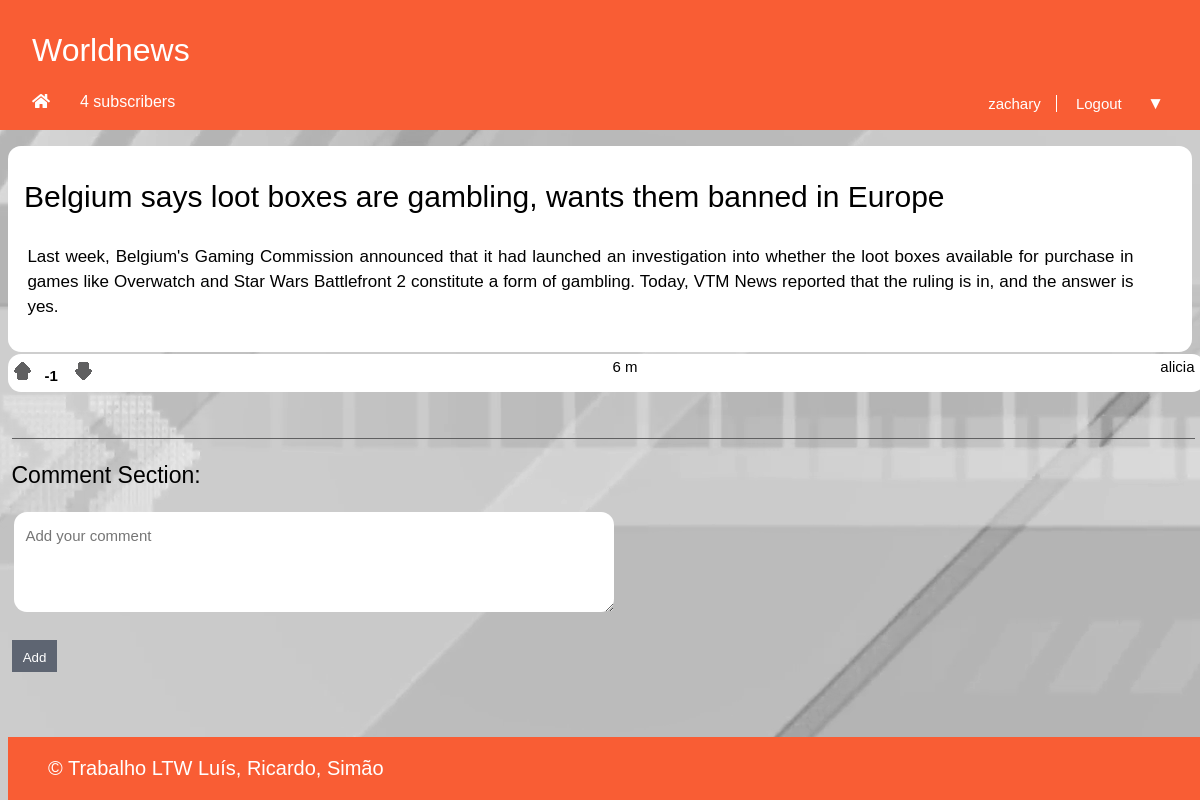
/pages/story.php?id=3 (signed in), run on the app's committed database.
### tables this page shows
CREATE TABLE Story (
  id INTEGER PRIMARY KEY,
  title VARCHAR,
  published INTEGER, -- date when the story was published in epoch format
  channel VARCHAR REFERENCES channel, -- comma separated tags
  author VARCHAR REFERENCES utilizer, -- who wrote the article
  points INTEGER DEFAULT 0,
  fulltext VARCHAR
);

### database/db_story.php (called while the page is built, shortened)
<?php
	function getStoryMainInfoById($storyId) {
		$db = Database::instance()->db();
		$correspondingStory = $db->prepare('SELECT * FROM Story WHERE id = ?');
		$correspondingStory->execute(array($storyId));
		return $correspondingStory->fetchAll();
	}
?>

### database/db_channel.php (called while the page is built, shortened)
<?php
	function getNumberOfSubscribers($channel)
	{
		$db = Database::instance()->db();
		$subscribers = $db->prepare('SELECT count(*) as subscribers FROM UserSubscriptions WHERE channel = ?');
		$subscribers->execute(array($channel));
		$subscribers = $subscribers->fetchAll();
		return $subscribers;
	}
?>

### templates/tpl_common.php (the view, shortened to what this page needs)
<?php
	include_once('tpl_story.php');
	include_once('../templates/tpl_sub.php');
	include_once('../database/db_story.php');
	include_once('../database/db_channel.php');
?>
<?php function draw_header($username, $channel, $title) { ?>
	<!DOCTYPE html>
	<html>
		<head>
			<link rel="stylesheet" href="../css/common.css">
			<link rel="stylesheet" href="https://use.fontawesome.com/releases/v5.6.1/css/all.css">
		</head>
		<body>
			<header>
				<?php if($channel === "Homepage") { ?>
					<a id="title" href="../pages/homepage.php"><?=$channel?></a>
				<?php } else { ?>
					<a id="title" href="../pages/channel.php?name=<?=$channel?>"><?=$channel?></a>
					<?php $subscribers = getNumberOfSubscribers($channel) ?>
					<?php if($subscribers[0]["subscribers"] === '1') {?>
						<a id="subscribers"><?=$subscribers[0]["subscribers"]?> subscriber </a>
					<?php } else { ?>
						<a id="subscribers"><?=$subscribers[0]["subscribers"]?> subscribers </a>
					<?php } ?>
					<a id="home" href="../pages/homepage.php"><i class="fas fa-home"></i></a>
				<?php } ?>
				<?php if($username != NULL) { ?>
					<nav id="signup">
						<a id="profile" href="../pages/profile.php?name=<?=$username?>"><?= $username ?></a>
						<a href="../actions/action_logout.php">Logout
						</a>
					</nav>
				<?php } ?>
			</header>
<?php } ?>
<?php function draw_references($text) {
	preg_match_all("/#(\\w+)/", $text, $channelMatches);
	if(!empty($channelMatches)){
		$channelName = $channelMatches[1];
		if($channelName != ''){
			$replace1 = preg_replace_callback("/#(\\w+)/",
			function($matches) {
				if(channelExists($matches[1])){
					return '<a href="../pages/channel.php?name=' . $matches[1] . '">' . $matches[1] . '</a>';
				}
				return $matches[0];
			},
			$text);
		}
	}
	return $replace1;
} ?>
<?php function time_elapsed($date) {
	$now = new DateTime;
	$ago = new DateTime($date);
	$diff = $now->diff($ago);
	$diff->w = floor($diff->d / 7);
	$diff->d -= $diff->w * 7;
	$string = array(
		'y' => 'y',
		'm' => 'm',
		'w' => 'w',
		'd' => 'd',
		'h' => 'h',
		'i' => 'min',
		's' => 's',
	);
	foreach ($string as $k => &$v) {
		if ($diff->$k) {
			$v = $diff->$k . ' ' . $v;
		} else {
			unset($string[$k]);
		}
	}
	$string = array_slice($string, 0, 1);
	return $string ? implode(', ', $string) . '' : 'just now';
} ?>
<?php function draw_info_bar_story($storyId, $author, $channel, $date, $points) { ?>
	<?php if(isset($_SESSION['username'])){
		$username = $_SESSION['username'];
	} else {
		$username = -1;
	} ?>
	<section class="infoBar">
		<div id="start">
			<input type="checkbox" class="up" data-id=<?=$storyId?> data-point="1" data-username=<?=$username?>>
			<h6 id="points"><?=$points?></h6>
			<input type="checkbox" class="down" data-id=<?=$storyId?> data-point="0" data-username=<?=$username?>>
		</div>
		<div id="middle">
			<a id="date"><?=time_elapsed('@' . $date)?></a>
		</div>
		<div id="end">
			<a id="profile" href="../pages/profile.php?name=<?=$author?>"><?=$author?></a>
		</div>
	</section>
<?php } ?>
<?php function draw_footer() { ?>
	</body>
	<footer>
		<p>&copy; Trabalho LTW Luís, Ricardo, Simão</p>
	</footer>
	</html>
<?php } ?>

### templates/tpl_story.php (shortened to what this page needs)
<?php
	include_once('../templates/tpl_common.php');
	include_once('../database/db_story.php');
?>
<?php function draw_story($story) { ?>
	<link rel="stylesheet" href="../css/story.css">
	<?php $newtext = draw_references($story[0]['fulltext']); ?>
	<section id ="storyCards">
		<section id="storyText">
			<h1><?=$story[0]['title']?></h1>
			<p><?=$newtext?></p>
		</section>
		<?php draw_info_bar_story($story[0]['id'], $story[0]['author'], false, $story[0]['published'], $story[0]['points']); ?>
	</section>
<?php } ?>
<?php function draw_comment_section($storyId) { ?>
	<link rel="stylesheet" href="../css/story.css">
	<h3 id="comments"> Comment Section: </h3>
	<?php if(!isset($_SESSION['username'])) { ?>
		<form>
			<textarea id="textarea" class="addComment" name="comment" placeholder="Add your comment" rows="3" cols="50"></textarea>
			<input type="hidden" name="username" value="<?=$_SESSION['username']?>">
			<input type="hidden" name="story" value="<?=$storyId?>">
			<input class="submitComment" type="submit" value="Add" disabled>
		</form>
	<?php } else {?>
		<form>
			<textarea id="textarea" class="addComment" name="comment" placeholder="Add your comment" required></textarea>
			<input class="submitComment" type="submit" value="Add">
		</form>
	<?php } ?>
<?php } ?>

### css/common.css (style rules this page uses)
html { position: relative; min-height: 100%; }
body { margin: 0 auto; padding-bottom: 5em; max-width: 80em; background: url(../images/background.png) no-repeat center center fixed; }
body > header { display: grid; grid-template-columns: 1fr auto; grid-template-rows: auto auto; background-color: #F95D34 ; color: white; font-family: Verdana, sans-serif; }
body > header #title { padding-top: 1em; padding-left: 1em; text-decoration: none; color: white; font-size: 32px; grid-column: 1; grid-row: 1; cursor: pointer; }
body > header #home { padding-top: 1.5em; padding-left: 2em; padding-bottom: 15px; grid-column: 1; grid-row: 3; color: white; }
body > header #subscribers { padding-top: 1.5em; padding-left: 2em; padding-bottom: 15px; margin-left: 3em; grid-column: 1; grid-row: 3; }
body > header #signup { padding-top: 1.5em; padding-right: 2em; padding-bottom: 15px; grid-column: 2; grid-row: 3; font-size: 15px; }
body > header > #signup > a:first-child { border-right: 1px solid white; }
body > header > #signup > #profile { cursor: pointer; }
body > header > #signup > a { padding: 0 1em; color: white; text-decoration: none; }
body > header #signup > a:first-child { padding-left: 0; }
.infoBar { background-color: white; border: none; border-radius: 13px; display: flex; flex-direction: row; justify-content: space-between; margin: 2px 0.5em 15px 0.5em; padding: 4px 3px 7px 0; max-width: 80em; width: 99.5%; font-family: Arial, sans-serif; }
.up, .down { cursor: pointer; }
.up:before { content: ""; display: inline-block; padding: 0; margin: 0; width: 20px; height: 20px; background: url(../images/UpvoteGrey.png); }
.down:before { content: ""; display: inline-block; padding: 0; margin: 0; width: 20px; height: 20px; background: url(../images/DownvoteGrey.png); }
.infoBar #points { color: black; font-size: 15px; padding-left: 0.8em; padding-right: 0.5em; display: inline; padding-bottom: 15px; }
.infoBar #date { color: black; font-size: 15px; font-weight: 100; display: inline; }
.infoBar #profile { color: black; text-decoration: none; cursor: pointer; font-size: 15px; display:inline; padding-right: 0.5em; }
footer { position: absolute; bottom: 0; max-width: 80em; width: 100%; margin-left: 0.5em; background-color: #F95D34; color: white; font-family: Verdana, sans-serif; }
footer p { font-size: 20px; padding-left: 2em; }

### css/story.css (style rules this page uses)
#storyText { background-color: white; border-radius: 13px; margin: 1em 0.5em 0em 0.5em; padding: 1em; }
#storyText > h1 { text-align: left; font-size: 30px; font-weight: 400; font-family: Verdana, sans-serif; margin-top: 0.6em; }
#storyText > p { text-align: justify; font-size: 17px; line-height: 25px; font-family: Arial, sans-serif; margin-left: 0.2em; margin-right: 2.5em; }
#comments { margin-top: 2em; padding-top: 1em; margin-left: 0.5em; margin-right: 0.2em; border-top: 1px solid #606061; font-weight: 100; font-size: 23px; font-family: Verdana, sans-serif; }
.addComment { border: none; border-radius: 13px; margin-left: 0.9em; padding-top: 10px; padding-left: 13px; padding-right: 5px; line-height: 20px; width: 600px; height: 100px; font-size: 15px; line-height: 23px; font-family: Arial, sans-serif; }
.submitComment { display: block; margin: 1em 0 1.3em 0.9em; padding: 0.8em 0.8em 0.5em 0.8em; border: none; background-color: #5E6572; color: white; }
#textarea { border: none; border-radius: 13px; padding-left: 15px; padding: 0.8em 0.8em 0.5em 0.8em; margin-bottom: 1em; font-size: 15px; line-height: 23px; font-family: Arial, sans-serif; }

### data on the page
story: channel "Worldnews", title "Belgium says loot boxes are gambling, wants them banned in Europe", fulltext "Last week, Belgium's Gaming Commission announced that it had launched an investigation into whether the loot boxes available for purchase in games like Overwatch and Star Wars Battlefront 2 constitute a form of gambling. Today, VTM News reported that the ruling is in, and the answer is yes.", points "-1", published "6 m", author "alicia"

### other printed values
$subscribers[0]["subscribers"] "4"
$username "zachary"
